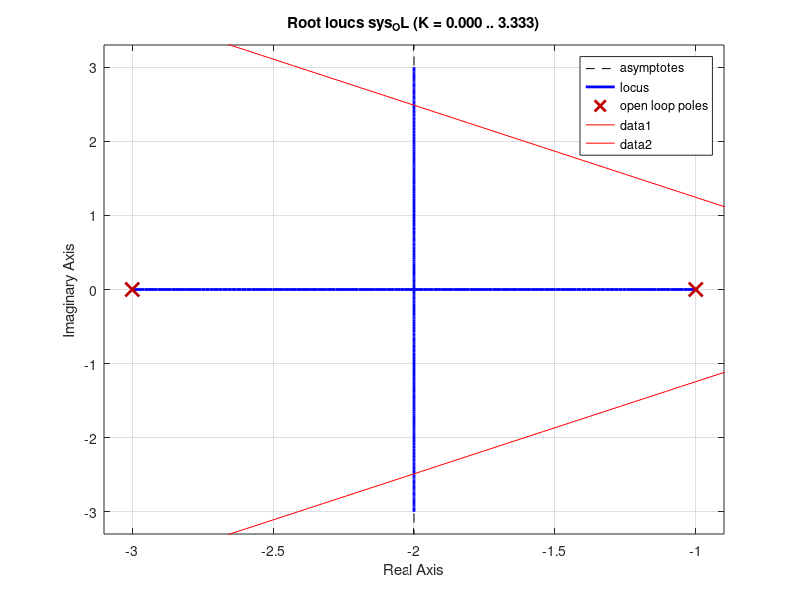

Here is the MATLAB script that generated this plot: (Note: this script raises an error after producing the figure.)
%in this script i'm gonna controll this system 
% 3/(S+1)(S+3)
clc;
clear all;

%pkg load control;

num=[ 3 ];
den=poly([-1 -3]);
sys_OL=tf(num,den);

%overshoot needed to be 8% and Ts= .85 sec
%overshoot can get ζ
MP=.08;
Ts=.85;
zeta=abs(log(MP)/sqrt(pi^(2)+(log(MP))^(2)));
theta = acos(zeta);
%from settling time we could get ζWn
zetaWn=4/Ts;
%linespace it generates no from -10 to 10 with 1000 number between them 
x = linspace(-10, 17, 1000);
%lines of zeta
y_negative = x * -tan(theta);
y_positive = x * tan(theta);



figure(1)
rlocus(sys_OL)
grid on
hold on
% Plot the zeta line
plot(x, y_negative, 'r'); % Negative angle line
plot(x, y_positive, 'r'); % Negative angle line
yline(zetaWn);
yline(-1*zetaWn);
hold off

%adding pole as integral
sys_CL_integral=series(tf([1],[1 0]),sys_OL);
figure(2)
rlocus(sys_CL_integral)
hold on;
plot(x, y_negative, 'r'); % Negative angle line
plot(x, y_positive, 'r'); % Negative angle line
yline(zetaWn);
yline(-1*zetaWn);
grid on;
hold off

%after adding pole now we gonna calculate the angle required
%sys = 3/s(s+1)(s+3)
%to get s1 & s2 of the new postion i'm gonna draw figure to get the points
figure(3)
plot(x, y_negative, 'r'); % Negative angle line
hold on;
yline(zetaWn);
%from figure we get s1=-3.7+4.7i & s2=-3.7-4.7i due to conjugate poles
% we gonna calculate the angle for one pole only
theta_2=angle(3/((-3.7+4.7i)*(-3.7+4.7i+1)*(-3.7+4.7i+3)))*(180/pi);
x_newLine=4.7/tand(theta_2)-3.7;
y_newline= (x * -.251)+3.7713;
plot(x,y_newline,'r')
hold off

%adding zero and pole
sys_CL_PI=series(tf([1 -15],[1 0]),sys_OL);
figure(4)
rlocus(sys_CL_PI)
hold on;
plot(x, y_negative, 'r'); % Negative angle line
plot(x, y_positive, 'r'); % Negative angle line
yline(zetaWn);
yline(-1*zetaWn);
grid on;
hold off

